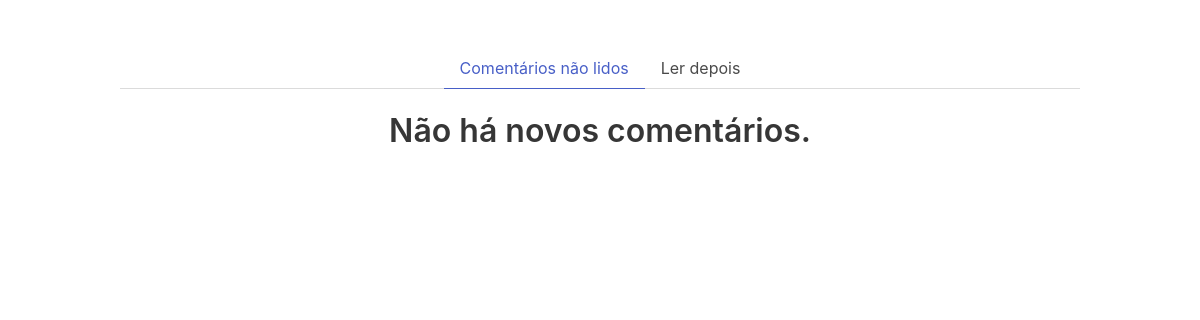
The page /manager/comments/ on the database as committed earlier.
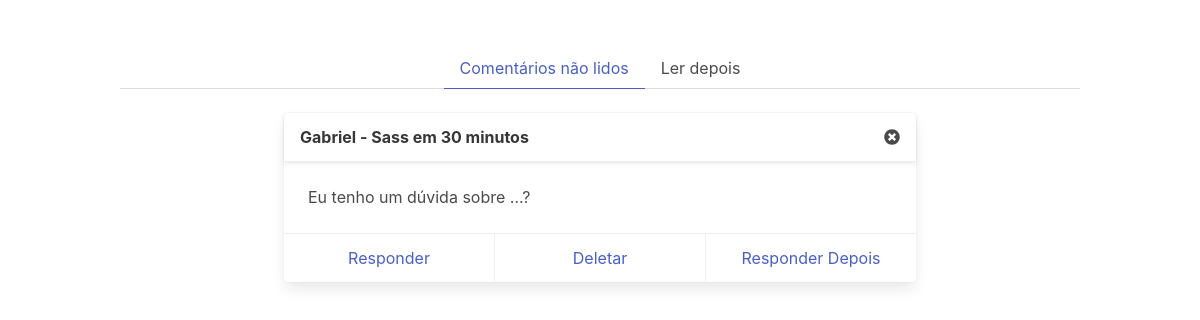
The same page on the database as committed later.
### user/models.py (models this page shows, shortened)
class Comment(models.Model):
    article = models.ForeignKey(Article, on_delete=models.CASCADE,
                                related_name="article")
    user = models.ForeignKey(User, on_delete=models.CASCADE,
                             related_name="user_id")
    comment = models.TextField()
    published = models.DateField(default=timezone.now, blank=True)
    was_read_by_manager = models.BooleanField(default=False)
    is_on_the_waiting_list = models.BooleanField(default=False)

class User(models.Model):
    name = models.CharField(max_length=70)
    email = models.EmailField()
    image = models.ImageField()

class Article(models.Model):
    deleted = models.BooleanField(default=False)
    title = models.CharField(max_length=100, unique=True)
    published = models.DateTimeField(default=timezone.now, blank=True)
    num_comments = models.IntegerField(default=0)
    views = models.IntegerField(default=0)
    text = models.TextField()
    image = models.ImageField()
    tags = models.ManyToManyField(Tag, blank=True,
                                  related_name="tags")
    category = models.ForeignKey(Category, blank=True, null=True,
                                 related_name="category",
                                 on_delete=models.SET_NULL)

### manager/views.py (the view)
# urls.py: path('comments/', views.showComments, name='showComments'),
def showComments(request):
    was_read_by_manager = Q(was_read_by_manager=False)
    is_on_the_waiting_list = Q(is_on_the_waiting_list=False)
    new_comments = models.Comment.objects.filter(was_read_by_manager
                                                 & is_on_the_waiting_list)
    was_read_by_manager = Q(was_read_by_manager=False)
    is_on_the_waiting_list = Q(is_on_the_waiting_list=True)
    waiting_comments = models.Comment.objects\
                             .filter(was_read_by_manager
                                     & is_on_the_waiting_list)
    context = {
        'new_comments': new_comments,
        'waiting_comments': waiting_comments,
    }
    return render(request, 'manager/comments.html', context)

### manager/templates/manager/comments.html (shortened to what this page needs)
{% load static %}
<!DOCTYPE html>
<html>
<head>
    <link rel="stylesheet" href="https://cdnjs.cloudflare.com/ajax/libs/bulma/0.7.4/css/bulma.min.css">
</head>
<body>
    <section class="section">
        <article class="container">
            <div class="tabs is-centered" id="menu-comentaries">
                <ul>
                    <li class="is-active" id="new" data-id="new-comments"><a>Comentários não lidos</a></li>
                    <li id="waiting" data-id="waiting-comments"><a>Ler depois</a></li>
                </ul>
            </div>
            <div id="new-comments">
                {% for comment in new_comments %}
                <div class="columns is-centered" id="card-{{comment.id}}">
                    <div class="column is-8">
                        <div class="card">
                            <header class="card-header">
                                <h1 class="card-header-title">{{comment.user.name}} - {{comment.article.title}}</h1>
                                <span class="card-header-icon" onclick="read({{comment.id}});"><i class="fas fa-times-circle" title='marcar como lido'></i></span>
                            </header>
                            <div class="card-content">
                                <div class="content">
                                    <p>{{comment.comment}}</p>
                                </div>
                            </div>
                            <footer class="card-footer">
                                <span class="card-footer-item"><a onclick="replyComment({{comment.id}});">Responder</a></span>
                                <span class="card-footer-item"><a onclick="deleteComment({{comment.id}});">Deletar</a></span>
                                <span class="card-footer-item"><a onclick="addWaitListComment({{comment.id}});">Responder Depois</a></span>
                            </footer>
                        </div>
                    </div>
                </div>
                {% empty %}
                <h1 class="title has-text-centered">Não há novos comentários.</h1>
                {% endfor %}
            </div>
        </article>
    </section>
</body>
</html>

Rows that differ between the two databases and show on the page:
added Comment: user.name "Gabriel", article "Sass em 30 minutos", comment "Eu tenho um dúvida sobre ...?"
Other text that changed with them:
text no longer shown: "Não há novos comentários."
